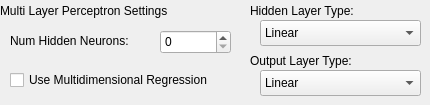
          <widget class="QWidget" name="page_36">
           <widget class="QLabel" name="label_81">
            <property name="geometry">
             <rect>
              <x>0</x>
              <y>0</y>
              <width>251</width>
              <height>21</height>
             </rect>
            </property>
            <property name="text">
             <string>Multi Layer Perceptron Settings</string>
            </property>
           </widget>
           <widget class="QSpinBox" name="pipelineTool_mlpNumHiddenNeurons">
            <property name="geometry">
             <rect>
              <x>160</x>
              <y>30</y>
              <width>71</width>
              <height>24</height>
             </rect>
            </property>
           </widget>
           <widget class="QLabel" name="label_55">
            <property name="geometry">
             <rect>
              <x>10</x>
              <y>30</y>
              <width>141</width>
              <height>21</height>
             </rect>
            </property>
            <property name="text">
             <string>Num Hidden Neurons:</string>
            </property>
           </widget>
           <widget class="QComboBox" name="pipelineTool_mlpHiddenLayerType">
            <property name="geometry">
             <rect>
              <x>260</x>
              <y>20</y>
              <width>161</width>
              <height>26</height>
             </rect>
            </property>
            <item>
             <property name="text">
              <string>Linear</string>
             </property>
            </item>
            <item>
             <property name="text">
              <string>Sigmoid</string>
             </property>
            </item>
            <item>
             <property name="text">
              <string>Bipolor Sigmoid</string>
             </property>
            </item>
           </widget>
           <widget class="QComboBox" name="pipelineTool_mlpOutputLayerType">
            <property name="geometry">
             <rect>
              <x>260</x>
              <y>70</y>
              <width>161</width>
              <height>26</height>
             </rect>
            </property>
            <item>
             <property name="text">
              <string>Linear</string>
             </property>
            </item>
            <item>
             <property name="text">
              <string>Sigmoid</string>
             </property>
            </item>
            <item>
             <property name="text">
              <string>Bipolor Sigmoid</string>
             </property>
            </item>
           </widget>
           <widget class="QLabel" name="label_103">
            <property name="geometry">
             <rect>
              <x>250</x>
              <y>0</y>
              <width>131</width>
              <height>21</height>
             </rect>
            </property>
            <property name="text">
             <string>Hidden Layer Type:</string>
            </property>
           </widget>
           <widget class="QLabel" name="label_104">
            <property name="geometry">
             <rect>
              <x>250</x>
              <y>50</y>
              <width>131</width>
              <height>21</height>
             </rect>
            </property>
            <property name="text">
             <string>Output Layer Type:</string>
            </property>
           </widget>
           <widget class="QCheckBox" name="pipelineTool_mlpUseMDRegression">
            <property name="geometry">
             <rect>
              <x>10</x>
              <y>70</y>
              <width>241</width>
              <height>20</height>
             </rect>
            </property>
            <property name="text">
             <string>Use Multidimensional Regression</string>
            </property>
           </widget>
          </widget>
